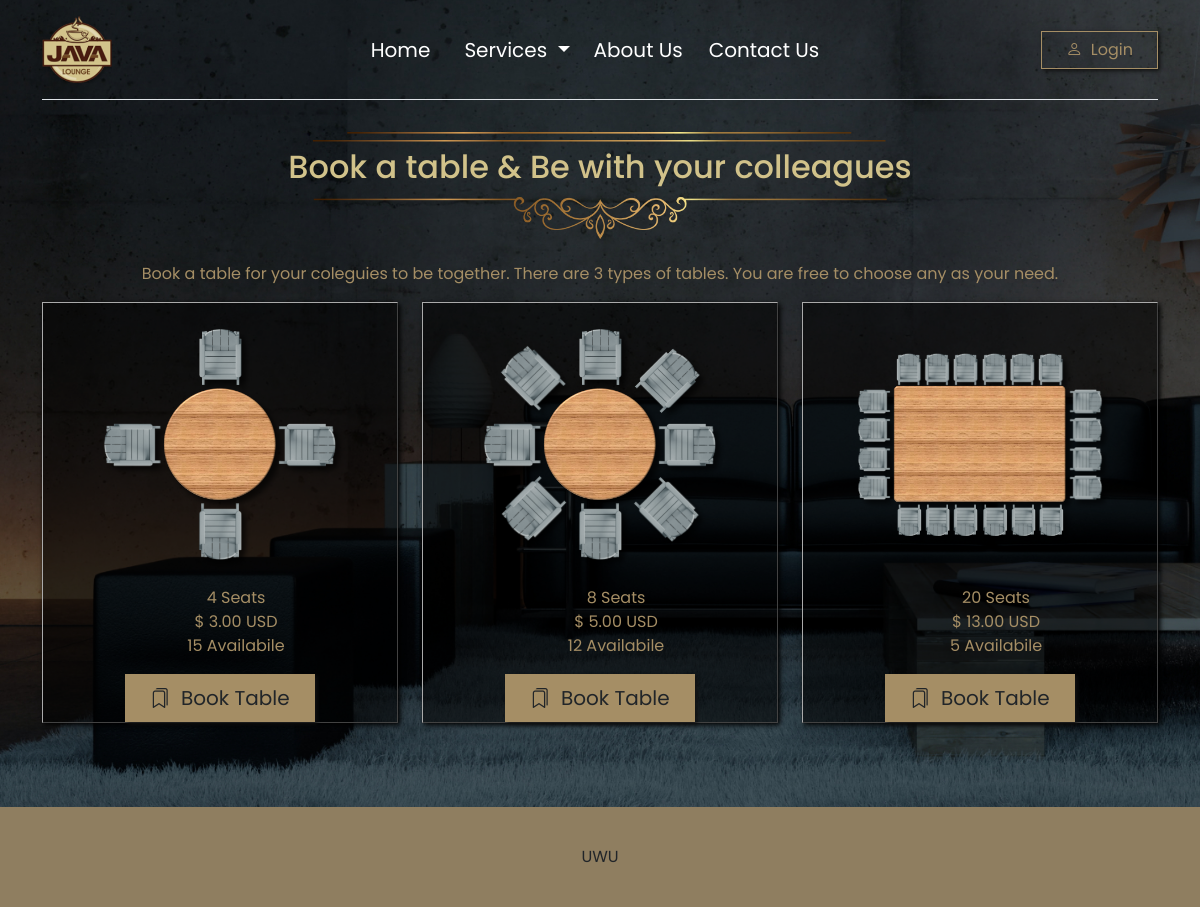
Screenshot of /booking.php with the database file from the repository.
### tables this page shows
CREATE TABLE `tables` (
  `id` int(11) NOT NULL AUTO_INCREMENT,
  `seats` int(11) NOT NULL,
  `price` float(4,2) NOT NULL,
  `image` varchar(30) NOT NULL DEFAULT 'table-1.png',
  `state` int(11) NOT NULL DEFAULT 0 COMMENT 'free=1, occupied=0',
  PRIMARY KEY (`id`)
);

### booking.php (the view, shortened to what this page needs)
<!DOCTYPE html>
<html lang="en">
<head>
    <?php include('views/header.php'); ?>
    <?php include_once('database/config.php'); ?>
</head>
<body id="index">
    <?php include('views/navigation.php'); ?>
    <div id="booking" class="container">
        <div class="row">
            <div class="col-12">
                <img src="img/title-bar-top-1.png" alt="" class="title_bar">
                <h2>Book a table & Be with your colleagues</h2>
                <img src="img/title-bar-bottom-1.png" alt="" class="title_bar">
                <p>Book a table for your coleguies to be together. There are 3 types of tables. You are free to choose
                    any as your need.</p>
            </div>
            <?php
                $sql = "SELECT id, seats, price, image, state, COUNT(*) AS count FROM tables GROUP BY seats";
                $result = $__conn->query($sql);
                if ($result->num_rows > 0) {
                    $count = 1;
                    while($row = $result->fetch_assoc()) {
                        echo'<div class="col-12 col-md-6 col-lg-4 mb-4">
                        <div class="table-card">
                            <img src="uploads/tables/'.$row['image'].'" alt="" class="tables">
                            <div class="desc">
                                <ul>
                                    <li><span id="seats_count_'.$count.'">'.$row['seats'].'</span> Seats</li>
                                    <li>$ <span id="price_count_'.$count.'">'.$row['price'].'</span> USD</li>';
                                    $sql1 = "SELECT COUNT(*) AS cnt FROM tables WHERE seats=" . $row['seats'] ." AND state=1";
                                $result1 = $__conn->query($sql1);
                                $row1 = $result1->fetch_assoc();
                                    echo'<li>'.$row1['cnt'].' Availabile</li>
                                </ul>';
                                if($row1['cnt'] > 0){
                                    echo '<a type="button" onclick="show_cart('.$count.')" class="btn btn-jumb btn-lg px-4"><i
                                    class="bi bi-bookmarks"></i>
                                    &nbsp;Book Table</a>';
                                } else {
                                    echo '<a type="button" class="btn btn-jumb-n btn-lg px-4"><i
                                    class="bi bi-bookmarks"></i>
                                    &nbsp;Unavailable</a>';
                                }
                            echo '</div>
                        </div>
                    </div>';
                        $count++;
                    }
                }
            ?>
        </div>
    </div>
    <?php include('views/footer.php'); ?>
</body>
</html>

### css/main.css (style rules this page uses)
:root { --primary: #d1c28a; --secondary: #a58e65; }
* { font-family: 'Poppins', sans-serif !important; border-radius: 0 !important; }
html { user-select: none; }
body#index { background: url('../img/background-2.jpg'); background-size: cover; background-attachment: fixed; }
.btn-jumb { background-color: var(--secondary); box-shadow: 2px 2px 4px #111; }
.title_bar { width: 600px; }
img.tables { width: 80%; }
#booking { text-align: center; }
#booking h2 { color: var(--primary); }
#booking li, p { color: var(--secondary); list-style: none; }
.table-card { background-color: #0000008f; box-shadow: 2px 2px 5px #000; border: 1px solid; border-top-color: #aaaaaa; border-left-color: #aaaaaa; border-bottom-color: #424242; border-right-color: #424242; }

### rows the page displays
tables: image (picture), seats "4", price "3.00", cnt "15"
tables: image (picture), seats "8", price "5.00", cnt "12"
tables: image (picture), seats "20", price "13.00", cnt "5"
